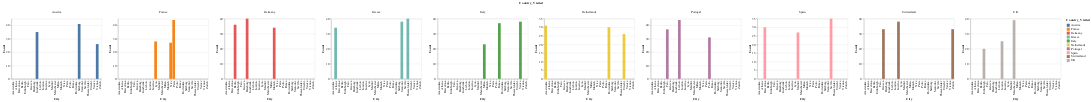
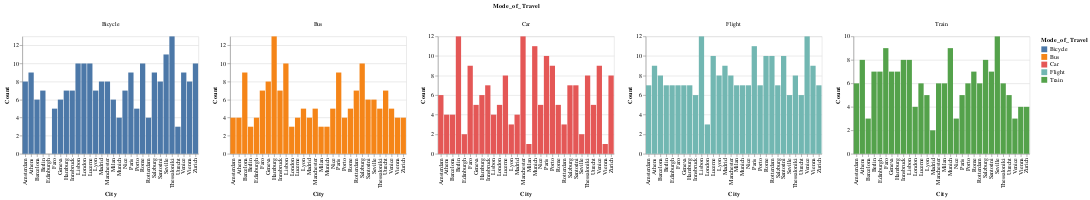
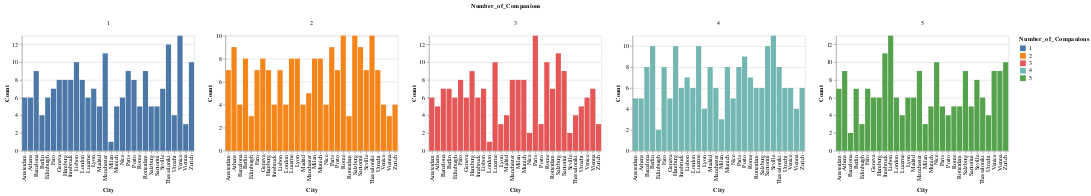
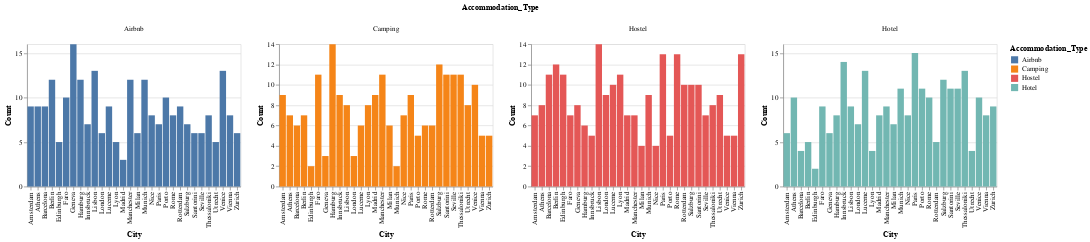

The notebook cell saved with these charts, in order:
### Code cell
for i in cat_cols:
    t_table = pd.crosstab(df['City_Visited'], df[i])

    data = t_table.reset_index()
    data = data.rename(columns={'City_Visited': 'City'})
    data = data.melt(id_vars='City', var_name=i, value_name='Count')

    chart = alt.Chart(data).mark_bar().encode(
        x='City:N',
        y='Count:Q',
        color=i,
        tooltip=['City:N', i, 'Count:Q']
    ).properties(
        width=300,
        height=200
    ).facet(
        column=i,
        columns=5
    ).resolve_scale(
        x='independent',
    y='independent'
    )

    chart.display()

### Figure 1 — Vega-Lite specification as saved in the notebook (floating-point values rounded to 4 significant figures; data arrays with more than 128 entries replaced by an {"elided": "..."} marker saying what was removed)
{"config": {"view": {"continuousWidth": 300, "continuousHeight": 300}}, "data": {"name": "data-a5c03c1172dfaf8fb938bb29d37b83a9"}, "facet": {"column": {"field": "Country_Visited", "type": "nominal"}}, "spec": {"mark": {"type": "bar"}, "encoding": {"color": {"field": "Country_Visited", "type": "nominal"}, "tooltip": [{"field": "City", "type": "nominal"}, {"field": "Country_Visited", "type": "nominal"}, {"field": "Count", "type": "quantitative"}], "x": {"field": "City", "type": "nominal"}, "y": {"field": "Count", "type": "quantitative"}}, "height": 200, "width": 300}, "columns": 5, "resolve": {"scale": {"x": "independent", "y": "independent"}}, "$schema": "https://vega.github.io/schema/vega-lite/v5.8.0.json", "datasets": {"data-a5c03c1172dfaf8fb938bb29d37b83a9": {"elided": "300 records"}}}

### Figure 2 — Vega-Lite specification as saved in the notebook (floating-point values rounded to 4 significant figures; data arrays with more than 128 entries replaced by an {"elided": "..."} marker saying what was removed)
{"config": {"view": {"continuousWidth": 300, "continuousHeight": 300}}, "data": {"name": "data-90bb49c84b8dbdde3da9ae1b77cfd92f"}, "facet": {"column": {"field": "Mode_of_Travel", "type": "nominal"}}, "spec": {"mark": {"type": "bar"}, "encoding": {"color": {"field": "Mode_of_Travel", "type": "nominal"}, "tooltip": [{"field": "City", "type": "nominal"}, {"field": "Mode_of_Travel", "type": "nominal"}, {"field": "Count", "type": "quantitative"}], "x": {"field": "City", "type": "nominal"}, "y": {"field": "Count", "type": "quantitative"}}, "height": 200, "width": 300}, "columns": 5, "resolve": {"scale": {"x": "independent", "y": "independent"}}, "$schema": "https://vega.github.io/schema/vega-lite/v5.8.0.json", "datasets": {"data-90bb49c84b8dbdde3da9ae1b77cfd92f": {"elided": "150 records"}}}

### Figure 3 — Vega-Lite specification as saved in the notebook (floating-point values rounded to 4 significant figures; data arrays with more than 128 entries replaced by an {"elided": "..."} marker saying what was removed)
{"config": {"view": {"continuousWidth": 300, "continuousHeight": 300}}, "data": {"name": "data-a5ca38bbacaed9557a4dc227fedef748"}, "facet": {"column": {"field": "Number_of_Companions", "type": "nominal"}}, "spec": {"mark": {"type": "bar"}, "encoding": {"color": {"field": "Number_of_Companions", "type": "nominal"}, "tooltip": [{"field": "City", "type": "nominal"}, {"field": "Number_of_Companions", "type": "nominal"}, {"field": "Count", "type": "quantitative"}], "x": {"field": "City", "type": "nominal"}, "y": {"field": "Count", "type": "quantitative"}}, "height": 200, "width": 300}, "columns": 5, "resolve": {"scale": {"x": "independent", "y": "independent"}}, "$schema": "https://vega.github.io/schema/vega-lite/v5.8.0.json", "datasets": {"data-a5ca38bbacaed9557a4dc227fedef748": {"elided": "150 records"}}}

### Figure 4 — Vega-Lite specification as saved in the notebook (floating-point values rounded to 4 significant figures)
{"config": {"view": {"continuousWidth": 300, "continuousHeight": 300}}, "data": {"name": "data-5640fbc49ee12d43a65a0d9971149257"}, "facet": {"column": {"field": "Accommodation_Type", "type": "nominal"}}, "spec": {"mark": {"type": "bar"}, "encoding": {"color": {"field": "Accommodation_Type", "type": "nominal"}, "tooltip": [{"field": "City", "type": "nominal"}, {"field": "Accommodation_Type", "type": "nominal"}, {"field": "Count", "type": "quantitative"}], "x": {"field": "City", "type": "nominal"}, "y": {"field": "Count", "type": "quantitative"}}, "height": 200, "width": 300}, "columns": 5, "resolve": {"scale": {"x": "independent", "y": "independent"}}, "$schema": "https://vega.github.io/schema/vega-lite/v5.8.0.json", "datasets": {"data-5640fbc49ee12d43a65a0d9971149257": [{"City": "Amsterdam", "Accommodation_Type": "Airbnb", "Count": 9}, {"City": "Athens", "Accommodation_Type": "Airbnb", "Count": 9}, {"City": "Barcelona", "Accommodation_Type": "Airbnb", "Count": 9}, {"City": "Berlin", "Accommodation_Type": "Airbnb", "Count": 12}, {"City": "Edinburgh", "Accommodation_Type": "Airbnb", "Count": 5}, {"City": "Faro", "Accommodation_Type": "Airbnb", "Count": 10}, {"City": "Geneva", "Accommodation_Type": "Airbnb", "Count": 16}, {"City": "Hamburg", "Accommodation_Type": "Airbnb", "Count": 12}, {"City": "Innsbruck", "Accommodation_Type": "Airbnb", "Count": 7}, {"City": "Lisbon", "Accommodation_Type": "Airbnb", "Count": 13}, {"City": "London", "Accommodation_Type": "Airbnb", "Count": 6}, {"City": "Lucerne", "Accommodation_Type": "Airbnb", "Count": 9}, {"City": "Lyon", "Accommodation_Type": "Airbnb", "Count": 5}, {"City": "Madrid", "Accommodation_Type": "Airbnb", "Count": 3}, {"City": "Manchester", "Accommodation_Type": "Airbnb", "Count": 12}, {"City": "Milan", "Accommodation_Type": "Airbnb", "Count": 6}, {"City": "Munich", "Accommodation_Type": "Airbnb", "Count": 12}, {"City": "Nice", "Accommodation_Type": "Airbnb", "Count": 8}, {"City": "Paris", "Accommodation_Type": "Airbnb", "Count": 7}, {"City": "Porto", "Accommodation_Type": "Airbnb", "Count": 10}, {"City": "Rome", "Accommodation_Type": "Airbnb", "Count": 8}, {"City": "Rotterdam", "Accommodation_Type": "Airbnb", "Count": 9}, {"City": "Salzburg", "Accommodation_Type": "Airbnb", "Count": 7}, {"City": "Santorini", "Accommodation_Type": "Airbnb", "Count": 6}, {"City": "Seville", "Accommodation_Type": "Airbnb", "Count": 6}, {"City": "Thessaloniki", "Accommodation_Type": "Airbnb", "Count": 8}, {"City": "Utrecht", "Accommodation_Type": "Airbnb", "Count": 5}, {"City": "Venice", "Accommodation_Type": "Airbnb", "Count": 13}, {"City": "Vienna", "Accommodation_Type": "Airbnb", "Count": 8}, {"City": "Zurich", "Accommodation_Type": "Airbnb", "Count": 6}, {"City": "Amsterdam", "Accommodation_Type": "Camping", "Count": 9}, {"City": "Athens", "Accommodation_Type": "Camping", "Count": 7}, {"City": "Barcelona", "Accommodation_Type": "Camping", "Count": 6}, {"City": "Berlin", "Accommodation_Type": "Camping", "Count": 7}, {"City": "Edinburgh", "Accommodation_Type": "Camping", "Count": 2}, {"City": "Faro", "Accommodation_Type": "Camping", "Count": 11}, {"City": "Geneva", "Accommodation_Type": "Camping", "Count": 3}, {"City": "Hamburg", "Accommodation_Type": "Camping", "Count": 14}, {"City": "Innsbruck", "Accommodation_Type": "Camping", "Count": 9}, {"City": "Lisbon", "Accommodation_Type": "Camping", "Count": 8}, {"City": "London", "Accommodation_Type": "Camping", "Count": 3}, {"City": "Lucerne", "Accommodation_Type": "Camping", "Count": 6}, {"City": "Lyon", "Accommodation_Type": "Camping", "Count": 8}, {"City": "Madrid", "Accommodation_Type": "Camping", "Count": 9}, {"City": "Manchester", "Accommodation_Type": "Camping", "Count": 11}, {"City": "Milan", "Accommodation_Type": "Camping", "Count": 6}, {"City": "Munich", "Accommodation_Type": "Camping", "Count": 2}, {"City": "Nice", "Accommodation_Type": "Camping", "Count": 7}, {"City": "Paris", "Accommodation_Type": "Camping", "Count": 9}, {"City": "Porto", "Accommodation_Type": "Camping", "Count": 5}, {"City": "Rome", "Accommodation_Type": "Camping", "Count": 6}, {"City": "Rotterdam", "Accommodation_Type": "Camping", "Count": 6}, {"City": "Salzburg", "Accommodation_Type": "Camping", "Count": 12}, {"City": "Santorini", "Accommodation_Type": "Camping", "Count": 11}, {"City": "Seville", "Accommodation_Type": "Camping", "Count": 11}, {"City": "Thessaloniki", "Accommodation_Type": "Camping", "Count": 11}, {"City": "Utrecht", "Accommodation_Type": "Camping", "Count": 8}, {"City": "Venice", "Accommodation_Type": "Camping", "Count": 10}, {"City": "Vienna", "Accommodation_Type": "Camping", "Count": 5}, {"City": "Zurich", "Accommodation_Type": "Camping", "Count": 5}, {"City": "Amsterdam", "Accommodation_Type": "Hostel", "Count": 7}, {"City": "Athens", "Accommodation_Type": "Hostel", "Count": 8}, {"City": "Barcelona", "Accommodation_Type": "Hostel", "Count": 11}, {"City": "Berlin", "Accommodation_Type": "Hostel", "Count": 12}, {"City": "Edinburgh", "Accommodation_Type": "Hostel", "Count": 11}, {"City": "Faro", "Accommodation_Type": "Hostel", "Count": 7}, {"City": "Geneva", "Accommodation_Type": "Hostel", "Count": 8}, {"City": "Hamburg", "Accommodation_Type": "Hostel", "Count": 6}, {"City": "Innsbruck", "Accommodation_Type": "Hostel", "Count": 5}, {"City": "Lisbon", "Accommodation_Type": "Hostel", "Count": 14}, {"City": "London", "Accommodation_Type": "Hostel", "Count": 9}, {"City": "Lucerne", "Accommodation_Type": "Hostel", "Count": 10}, {"City": "Lyon", "Accommodation_Type": "Hostel", "Count": 11}, {"City": "Madrid", "Accommodation_Type": "Hostel", "Count": 7}, {"City": "Manchester", "Accommodation_Type": "Hostel", "Count": 7}, {"City": "Milan", "Accommodation_Type": "Hostel", "Count": 4}, {"City": "Munich", "Accommodation_Type": "Hostel", "Count": 9}, {"City": "Nice", "Accommodation_Type": "Hostel", "Count": 4}, {"City": "Paris", "Accommodation_Type": "Hostel", "Count": 13}, {"City": "Porto", "Accommodation_Type": "Hostel", "Count": 5}, {"City": "Rome", "Accommodation_Type": "Hostel", "Count": 13}, {"City": "Rotterdam", "Accommodation_Type": "Hostel", "Count": 10}, {"City": "Salzburg", "Accommodation_Type": "Hostel", "Count": 10}, {"City": "Santorini", "Accommodation_Type": "Hostel", "Count": 10}, {"City": "Seville", "Accommodation_Type": "Hostel", "Count": 7}, {"City": "Thessaloniki", "Accommodation_Type": "Hostel", "Count": 8}, {"City": "Utrecht", "Accommodation_Type": "Hostel", "Count": 9}, {"City": "Venice", "Accommodation_Type": "Hostel", "Count": 5}, {"City": "Vienna", "Accommodation_Type": "Hostel", "Count": 5}, {"City": "Zurich", "Accommodation_Type": "Hostel", "Count": 13}, {"City": "Amsterdam", "Accommodation_Type": "Hotel", "Count": 6}, {"City": "Athens", "Accommodation_Type": "Hotel", "Count": 10}, {"City": "Barcelona", "Accommodation_Type": "Hotel", "Count": 4}, {"City": "Berlin", "Accommodation_Type": "Hotel", "Count": 5}, {"City": "Edinburgh", "Accommodation_Type": "Hotel", "Count": 2}, {"City": "Faro", "Accommodation_Type": "Hotel", "Count": 9}, {"City": "Geneva", "Accommodation_Type": "Hotel", "Count": 6}, {"City": "Hamburg", "Accommodation_Type": "Hotel", "Count": 8}, {"City": "Innsbruck", "Accommodation_Type": "Hotel", "Count": 14}, {"City": "Lisbon", "Accommodation_Type": "Hotel", "Count": 9}, {"City": "London", "Accommodation_Type": "Hotel", "Count": 7}, {"City": "Lucerne", "Accommodation_Type": "Hotel", "Count": 13}, {"City": "Lyon", "Accommodation_Type": "Hotel", "Count": 4}, {"City": "Madrid", "Accommodation_Type": "Hotel", "Count": 8}, {"City": "Manchester", "Accommodation_Type": "Hotel", "Count": 9}, {"City": "Milan", "Accommodation_Type": "Hotel", "Count": 7}, {"City": "Munich", "Accommodation_Type": "Hotel", "Count": 11}, {"City": "Nice", "Accommodation_Type": "Hotel", "Count": 8}, {"City": "Paris", "Accommodation_Type": "Hotel", "Count": 15}, {"City": "Porto", "Accommodation_Type": "Hotel", "Count": 11}, {"City": "Rome", "Accommodation_Type": "Hotel", "Count": 10}, {"City": "Rotterdam", "Accommodation_Type": "Hotel", "Count": 5}, {"City": "Salzburg", "Accommodation_Type": "Hotel", "Count": 12}, {"City": "Santorini", "Accommodation_Type": "Hotel", "Count": 11}, {"City": "Seville", "Accommodation_Type": "Hotel", "Count": 11}, {"City": "Thessaloniki", "Accommodation_Type": "Hotel", "Count": 13}, {"City": "Utrecht", "Accommodation_Type": "Hotel", "Count": 4}, {"City": "Venice", "Accommodation_Type": "Hotel", "Count": 10}, {"City": "Vienna", "Accommodation_Type": "Hotel", "Count": 8}, {"City": "Zurich", "Accommodation_Type": "Hotel", "Count": 9}]}}
